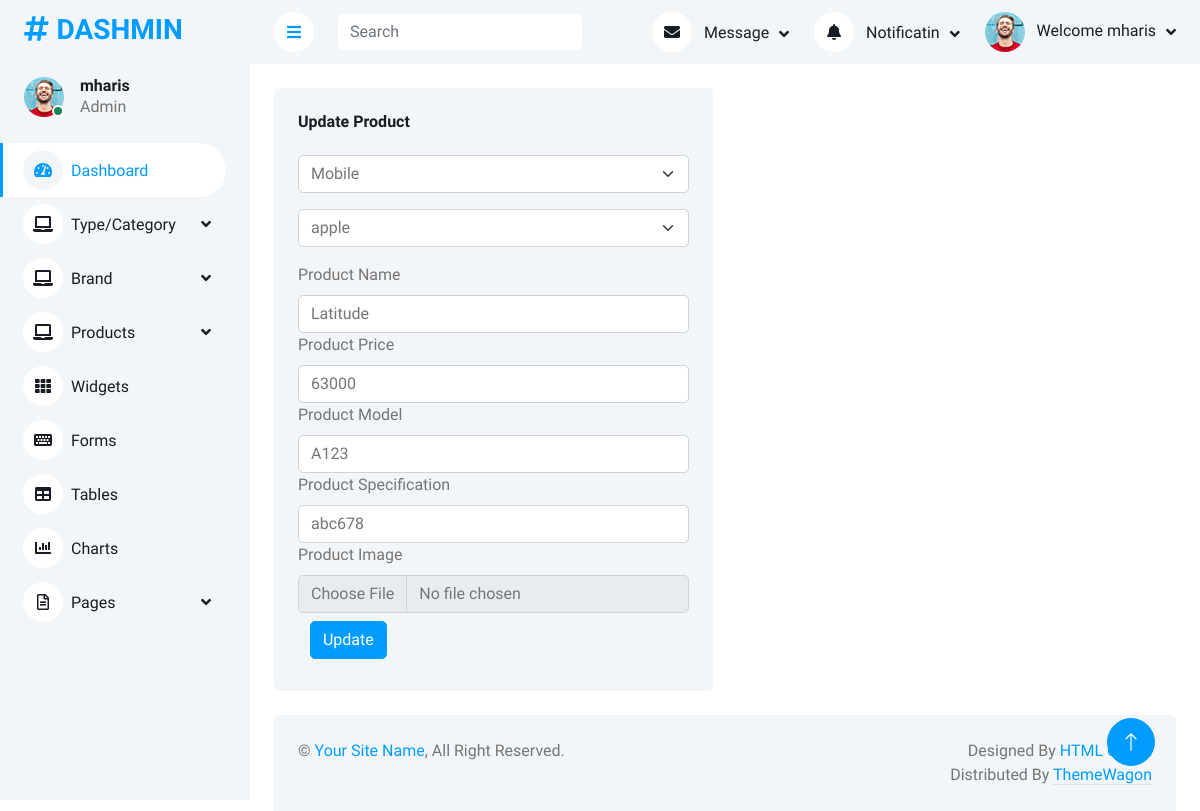
Screenshot of /Admin/editProduct.php?u_id=7 (signed in) with the database file from the repository.
### tables this page shows
CREATE TABLE `products` (
  `product_id` int(11) NOT NULL,
  `product_name` varchar(255) NOT NULL,
  `product_price` int(11) NOT NULL,
  `product_model` varchar(255) NOT NULL,
  `product_specification` varchar(255) NOT NULL,
  `product_image` varchar(255) NOT NULL,
  `category_id` int(11) NOT NULL,
  `brand_id` int(11) NOT NULL
);

CREATE TABLE `categories` (
  `category_id` int(11) NOT NULL,
  `category_name` varchar(255) NOT NULL
);

CREATE TABLE `brands` (
  `brand_id` int(11) NOT NULL,
  `brand_name` varchar(255) NOT NULL
);

### Admin/editProduct.php (the view, shortened to what this page needs)
<?php
include("header.php");
if(isset($_GET['u_id'])){
    $p_id = $_GET['u_id'];
$select = "SELECT p.*, category_name, brand_name
FROM products p
INNER JOIN categories c
ON c.category_id = p.category_id
INNER JOIN brands b
ON b.brand_id = p.brand_id WHERE product_id = '$p_id'";
$query = mysqli_query($connect, $select);
$fetch_pr = mysqli_fetch_assoc($query);
?>
<form action="" method="post" enctype="multipart/form-data">
            <div class="container-fluid pt-4 px-4">
                <div class="row g-4">
                    <div class="col-sm-12 col-xl-6">
                        <div class="bg-light rounded h-100 p-4">
                            <h6 class="mb-4">Update Product</h6>
                            <select name="c_id" class="form-select mb-3" aria-label="Default select example">
                                <?php
                                $sel_cat = "SELECT * FROM categories";
                                $query_cat = mysqli_query($connect, $sel_cat);
                                while($fetch_cat = mysqli_fetch_assoc($query_cat)){ ?>
                                <option value="<?php echo $fetch_cat['category_id'] ?>" <?php if($fetch_pr['category_id'] == $fetch_cat['category_id']){echo "selected = 'selected'";} ?>> <?php echo $fetch_cat['category_name'] ?> </option>
                              <?php  }?>
                            </select>
                            <select name="b_id" class="form-select mb-3" aria-label="Default select example">
                                <?php
                                $sel_brand = "SELECT * FROM brands";
                                $query_brand = mysqli_query($connect, $sel_brand);
                                while($fetch_brand = mysqli_fetch_assoc($query_brand)){ ?>
                                <option value="<?php echo $fetch_brand['brand_id'] ?>" <?php if($fetch_pr['brand_id'] == $fetch_brand['brand_id']){ echo "selected = 'selected'";} ?>> <?php echo $fetch_brand['brand_name'] ?> </option>
                              <?php  }?>
                            </select>
                            <label for="pn" class="form-label">Product Name</label>
                                    <input type="text" name="p_name" value="<?php echo $fetch_pr['product_name'] ?>" class="form-control" id="pn"
                                        aria-describedby="emailHelp">
                                        <label for="pp" class="form-label">Product Price</label>
                                    <input type="text" name="p_price" value="<?php echo $fetch_pr['product_price'] ?>" class="form-control" id="pp"
                                        aria-describedby="emailHelp">
                                        <label for="pm" class="form-label">Product Model</label>
                                    <input type="text" name="p_model" value="<?php echo $fetch_pr['product_model'] ?>" class="form-control" id="pm"
                                        aria-describedby="emailHelp">
                                        <label for="ps" class="form-label">Product Specification</label>
                                    <input type="text" name="p_spec" value="<?php echo $fetch_pr['product_specification'] ?>" class="form-control" id="ps"
                                        aria-describedby="emailHelp">
                                        <label for="pi" class="form-label">Product Image</label>
                                    <input type="file" name="p_image" class="form-control" id="pi"
                                        aria-describedby="emailHelp">
                            <button type="submit" name="update_product" class="btn btn-primary m-2">Update</button>
                        </div>
                    </div>
                </div>
            </div>
            </form>
<?php
}
?>
<?php
include("footer.php");
?>

### Admin/css/style.css (style rules this page uses)
:root { --primary: #009CFF; --light: #F3F6F9; --dark: #191C24; }
.btn { transition: .5s; }
.btn.btn-primary { color: #FFFFFF; }

### rows the page displays
products: c_id "Mobile", b_id "apple", p_name "Latitude", p_price "63000", p_model "A123", p_spec "abc678"

### other values shown
$_SESSION['user'] "mharis"
